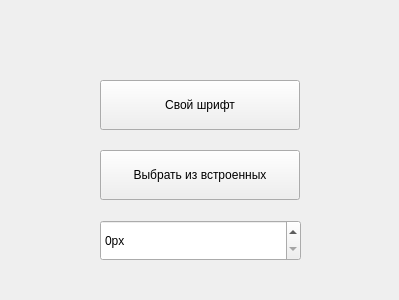
<?xml version="1.0" encoding="UTF-8"?>
<ui version="4.0">
 <class>Form</class>
 <widget class="QWidget" name="Form">
  <property name="geometry">
   <rect>
    <x>0</x>
    <y>0</y>
    <width>399</width>
    <height>300</height>
   </rect>
  </property>
  <property name="windowTitle">
   <string>Form</string>
  </property>
  <widget class="QPushButton" name="select_own_font_btn">
   <property name="geometry">
    <rect>
     <x>100</x>
     <y>80</y>
     <width>200</width>
     <height>50</height>
    </rect>
   </property>
   <property name="text">
    <string>Свой шрифт</string>
   </property>
  </widget>
  <widget class="QPushButton" name="select_self_font_btn">
   <property name="geometry">
    <rect>
     <x>100</x>
     <y>150</y>
     <width>200</width>
     <height>50</height>
    </rect>
   </property>
   <property name="text">
    <string>Выбрать из встроенных</string>
   </property>
  </widget>
  <widget class="QSpinBox" name="font_size_box">
   <property name="geometry">
    <rect>
     <x>100</x>
     <y>220</y>
     <width>201</width>
     <height>41</height>
    </rect>
   </property>
   <property name="suffix">
    <string>px</string>
   </property>
  </widget>
 </widget>
 <resources/>
 <connections/>
</ui>
